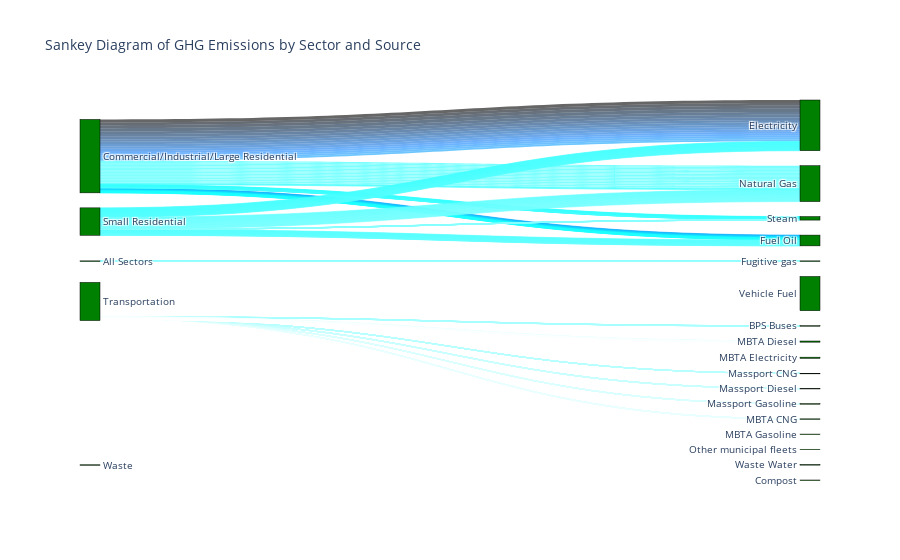

Notebook cell for this chart:
### Code cell
# https://plotly.com/python/sankey-diagram/

import plotly.graph_objects as go

# Create mappings for sectors and sources to integers
sector_ids = {sector: i for i, sector in enumerate(df['Sector'].unique())}
source_ids = {source: i + len(sector_ids) for i, source in enumerate(df['Source'].unique())}

# creat lists for source, target, and value
sources = []
targets = []
values = []

for _, row in df.iterrows():
    source_index = sector_ids[row['Sector']]
    target_index = source_ids[row['Source']]
    value = row[' GHG Emissions (mt CO2e) ']

    sources.append(source_index)
    targets.append(target_index)
    values.append(value)

# Define colors or use a default gradient
colors = ['rgba(%d, %d, %d, 0.6)' % (i, i * 10, i * 20) for i in range(len(sources))]

# Visualize Sankey Diagram 
fig = go.Figure(data=[go.Sankey(
    node=dict(
        pad=15,  
        thickness=20,
        line=dict(color='black', width=0.5),
        label=list(sector_ids.keys()) + list(source_ids.keys()),  
        color='green'
    ),
    link=dict(
        source=sources,
        target=targets,
        value=values,
        color=colors
    ))])

fig.update_layout(title_text="Sankey Diagram of GHG Emissions by Sector and Source", font_size=10)
fig.show()

### Figure 1 — Plotly figure (JSON) as saved in the notebook; plotly's stock layout.template omitted (floating-point values rounded to 4 significant figures; data arrays with more than 128 entries replaced by an {"elided": "..."} marker saying what was removed)
{"data": [{"link": {"color": {"elided": "342 str values"}, "source": {"elided": "342 int values"}, "target": {"elided": "342 int values"}, "value": {"elided": "342 int values"}}, "node": {"color": "green", "label": ["Commercial/Industrial/Large Residential", "Small Residential", "All Sectors", "Transportation", "Waste", "Electricity", "Fuel Oil", "Natural Gas", "Steam", "Fugitive gas", "BPS Buses", "Massport CNG", "Massport Diesel", "Massport Gasoline", "MBTA CNG", "MBTA Diesel", "MBTA Electricity", "MBTA Gasoline", "Other municipal fleets", "Vehicle Fuel", "Waste Water", "Compost"], "line": {"color": "black", "width": 0.5}, "pad": 15, "thickness": 20}, "type": "sankey"}], "layout": {"font": {"size": 10}, "title": {"text": "Sankey Diagram of GHG Emissions by Sector and Source"}}}
